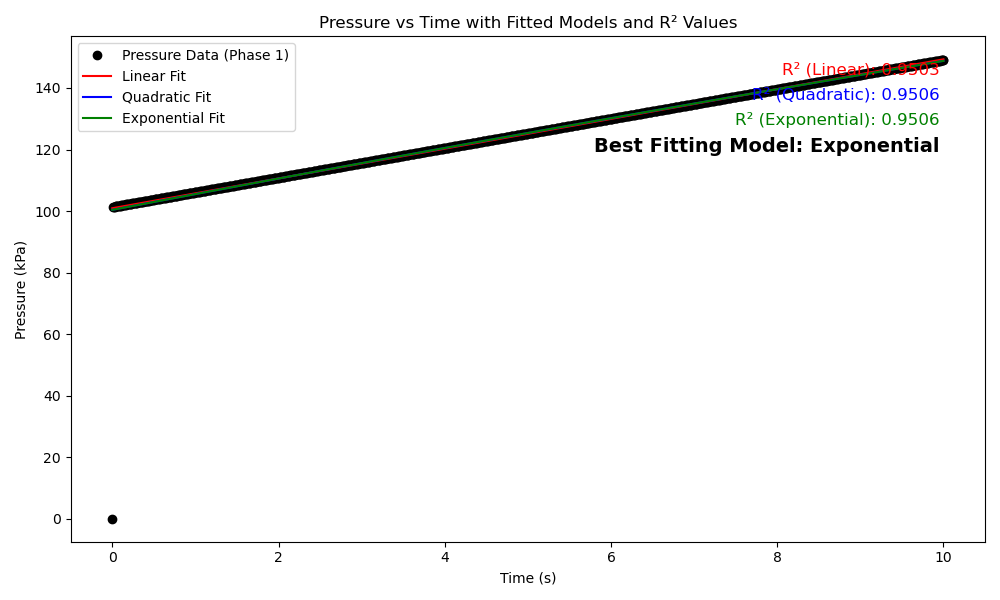

Reproduce this figure in Python.
import numpy as np
import matplotlib.pyplot as plt
from scipy.optimize import curve_fit

# Constants
cp = 4.18  # Specific heat capacity of water at constant pressure (kJ/kg*K)
cv = 2.09  # Specific heat capacity of water at constant volume (kJ/kg*K)
hfg = 2257  # Latent heat of vaporization of water (kJ/kg)
g = 9.81  # Acceleration due to gravity (m/s^2)
Patm = 101.325  # Atmospheric pressure (kPa)
mw = 0.1  # Mass of water (kg)
mevap = 0.01  # Mass of water evaporated (kg)
A = 0.01  # Cross-sectional area of piston (m^2)
mpiston = 1.0  # Mass of piston (kg)
heat_rate = 10  # Heat input rate (kJ/s)
time_total = 10  # Total simulation time (s)

# Simulate Phase 1: Heat input and pressure buildup
def simulate_phase1(time_steps):
    Q = np.zeros(time_steps)
    T = np.zeros(time_steps)
    P = np.zeros(time_steps)
    for t in range(1, time_steps):
        Q[t] = Q[t - 1] + heat_rate * (1 / time_steps)
        T[t] = Q[t] / (mw * cp)
        P[t] = Patm + (Q[t] / (mw * cv))
    return Q, T, P

# Function to compute R² value
def compute_r_squared(x, y, model, params):
    y_pred = model(x, *params)
    ss_total = np.sum((y - np.mean(y))**2)
    ss_residual = np.sum((y - y_pred)**2)
    r_squared = 1 - (ss_residual / ss_total)
    return r_squared

# Define models for fitting
def linear(x, a, b):
    return a * x + b

def quadratic(x, a, b, c):
    return a * x**2 + b * x + c

def exponential(x, a, b, c):
    return a * np.exp(b * x) + c

# Fit models to the pressure data
def fit_models(time, P_phase1):
    # Linear fit
    popt_linear, _ = curve_fit(linear, time, P_phase1)
    r2_linear = compute_r_squared(time, P_phase1, linear, popt_linear)

    # Quadratic fit
    popt_quadratic, _ = curve_fit(quadratic, time, P_phase1)
    r2_quadratic = compute_r_squared(time, P_phase1, quadratic, popt_quadratic)

    # Exponential fit
    popt_exponential, _ = curve_fit(exponential, time, P_phase1, p0=[1, 0.1, 1])
    r2_exponential = compute_r_squared(time, P_phase1, exponential, popt_exponential)

    # Select the best model based on R²
    best_model = "Linear" if r2_linear > max(r2_quadratic, r2_exponential) else \
                 "Quadratic" if r2_quadratic > r2_exponential else "Exponential"
    
    return popt_linear, r2_linear, popt_quadratic, r2_quadratic, popt_exponential, r2_exponential, best_model

# Plot the pressure data and fitted models
def plot_fitted_models(time, P_phase1, popt_linear, r2_linear, popt_quadratic, r2_quadratic, popt_exponential, r2_exponential, best_model):
    plt.figure(figsize=(10, 6))
    plt.plot(time, P_phase1, label="Pressure Data (Phase 1)", color='black', marker='o', linestyle='None')

    # Plot linear fit
    plt.plot(time, linear(time, *popt_linear), label="Linear Fit", color='red')

    # Plot quadratic fit
    plt.plot(time, quadratic(time, *popt_quadratic), label="Quadratic Fit", color='blue')

    # Plot exponential fit
    plt.plot(time, exponential(time, *popt_exponential), label="Exponential Fit", color='green')

    # Add R² values and best model text in the upper-right corner
    plt.text(0.95, 0.95, f"R² (Linear): {r2_linear:.4f}", color='red', fontsize=12, ha='right', va='top', transform=plt.gca().transAxes)
    plt.text(0.95, 0.90, f"R² (Quadratic): {r2_quadratic:.4f}", color='blue', fontsize=12, ha='right', va='top', transform=plt.gca().transAxes)
    plt.text(0.95, 0.85, f"R² (Exponential): {r2_exponential:.4f}", color='green', fontsize=12, ha='right', va='top', transform=plt.gca().transAxes)
    plt.text(0.95, 0.80, f"Best Fitting Model: {best_model}", color='black', fontsize=14, ha='right', va='top', weight='bold', transform=plt.gca().transAxes)

    plt.xlabel("Time (s)")
    plt.ylabel("Pressure (kPa)")
    plt.title("Pressure vs Time with Fitted Models and R² Values")
    plt.legend()
    plt.tight_layout()
    plt.show()

# Simulation setup
time_steps = 1000  # Ensure total simulation time is correctly divided into phases
time = np.linspace(0, time_total, time_steps)

# Phase 1 simulation (using your given simulation data)
Q, T, P_phase1 = simulate_phase1(time_steps)

# Fit models to Phase 1 pressure data
popt_linear, r2_linear, popt_quadratic, r2_quadratic, popt_exponential, r2_exponential, best_model = fit_models(time, P_phase1)

# Plot the data and fitted models with R² values and the best model
plot_fitted_models(time, P_phase1, popt_linear, r2_linear, popt_quadratic, r2_quadratic, popt_exponential, r2_exponential, best_model)
